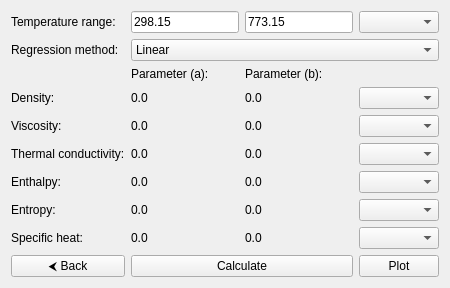
<?xml version="1.0" encoding="UTF-8"?>
<ui version="4.0">
    <class>RegressionOutputPage</class>
    <widget class="QWidget" name="RegressionOutputPage">
        <layout class="QGridLayout" name="gridLayout">
            <!-- Row 0 -->
            <item row="0" column="0">
                <widget class="QLabel" name="temperatureLabel">
                    <property name="text">
                        <string>Temperature range:</string>
                    </property>
                </widget>
            </item>
            <item row="0" column="1">
                <widget class="QLineEdit" name="minTemperatureEditLine">
                    <property name="text">
                        <string>298.15</string>
                    </property>
                </widget>
            </item>
            <item row="0" column="2">
                <widget class="QLineEdit" name="maxTemperatureEditLine">
                    <property name="text">
                        <string>773.15</string>
                    </property>
                </widget>
            </item>
            <item row="0" column="3">
                <widget class="QComboBox" name="temperatureComboBox">
                </widget>
            </item>

            <!-- Row 1 -->
            <item row="1" column="0">
                <widget class="QLabel" name="regressionMethodLabel">
                    <property name="text">
                        <string>Regression method:</string>
                    </property>
                </widget>
            </item>
            <item row="1" column="1" colspan="3">
                <widget class="QComboBox" name="regressionComboBox">
                    <item>
                        <property name="text">
                            <string>Linear</string>
                        </property>
                    </item>
                    <item>
                        <property name="text">
                            <string>Power Law</string>
                        </property>
                    </item>
                </widget>
            </item>

            <!-- Row 2 -->
            <item row="2" column="0">
                <widget class="QLabel" name="mathLabel">
                </widget>
            </item>
            <item row="2" column="1">
                <widget class="QLabel" name="aLabel">
                    <property name="text">
                        <string>Parameter (a):</string>
                    </property>
                </widget>
            </item>
            <item row="2" column="2">
                <widget class="QLabel" name="bLabel">
                    <property name="text">
                        <string>Parameter (b):</string>
                    </property>
                </widget>
            </item>

            <!-- Row 3 -->
            <item row="3" column="0">
                <widget class="QLabel" name="rhoNameLabel">
                    <property name="text">
                        <string>Density:</string>
                    </property>
                </widget>
            </item>
            <item row="3" column="1">
                <widget class="QLabel" name="rhoALabel">
                    <property name="text">
                        <string>0.0</string>
                    </property>
                </widget>
            </item>
            <item row="3" column="2">
                <widget class="QLabel" name="rhoBLabel">
                    <property name="text">
                        <string>0.0</string>
                    </property>
                </widget>
            </item>
            <item row="3" column="3">
                <widget class="QComboBox" name="rhoComboBox">
                </widget>
            </item>

            <!-- Row 4 -->
            <item row="4" column="0">
                <widget class="QLabel" name="muNameLabel">
                    <property name="text">
                        <string>Viscosity:</string>
                    </property>
                </widget>
            </item>
            <item row="4" column="1">
                <widget class="QLabel" name="muALabel">
                    <property name="text">
                        <string>0.0</string>
                    </property>
                </widget>
            </item>
            <item row="4" column="2">
                <widget class="QLabel" name="muBLabel">
                    <property name="text">
                        <string>0.0</string>
                    </property>
                </widget>
            </item>
            <item row="4" column="3">
                <widget class="QComboBox" name="muComboBox">
                </widget>
            </item>


            <!-- Row 5 -->
            <item row="5" column="0">
                <widget class="QLabel" name="condNameLabel">
                    <property name="text">
                        <string>Thermal conductivity:</string>
                    </property>
                </widget>
            </item>
            <item row="5" column="1">
                <widget class="QLabel" name="condALabel">
                    <property name="text">
                        <string>0.0</string>
                    </property>
                </widget>
            </item>
            <item row="5" column="2">
                <widget class="QLabel" name="condBLabel">
                    <property name="text">
                        <string>0.0</string>
                    </property>
                </widget>
            </item>
            <item row="5" column="3">
                <widget class="QComboBox" name="condComboBox">
                </widget>
            </item>

            <!-- Row 6 -->
            <item row="6" column="0">
                <widget class="QLabel" name="hNameLabel">
                    <property name="text">
                        <string>Enthalpy:</string>
                    </property>
                </widget>
            </item>
            <item row="6" column="1">
                <widget class="QLabel" name="hALabel">
                    <property name="text">
                        <string>0.0</string>
                    </property>
                </widget>
            </item>
            <item row="6" column="2">
                <widget class="QLabel" name="hBLabel">
                    <property name="text">
                        <string>0.0</string>
                    </property>
                </widget>
            </item>
            <item row="6" column="3">
                <widget class="QComboBox" name="hComboBox">
                </widget>
            </item>

            <!-- Row 7 -->
            <item row="7" column="0">
                <widget class="QLabel" name="sNameLabel">
                    <property name="text">
                        <string>Entropy:</string>
                    </property>
                </widget>
            </item>
            <item row="7" column="1">
                <widget class="QLabel" name="sALabel">
                    <property name="text">
                        <string>0.0</string>
                    </property>
                </widget>
            </item>
            <item row="7" column="2">
                <widget class="QLabel" name="sBLabel">
                    <property name="text">
                        <string>0.0</string>
                    </property>
                </widget>
            </item>
            <item row="7" column="3">
                <widget class="QComboBox" name="sComboBox">
                </widget>
            </item>


            <!-- Row 8 -->
            <item row="8" column="0">
                <widget class="QLabel" name="cpNameLabel">
                    <property name="text">
                        <string>Specific heat:</string>
                    </property>
                </widget>
            </item>
            <item row="8" column="1">
                <widget class="QLabel" name="cpALabel">
                    <property name="text">
                        <string>0.0</string>
                    </property>
                </widget>
            </item>
            <item row="8" column="2">
                <widget class="QLabel" name="cpBLabel">
                    <property name="text">
                        <string>0.0</string>
                    </property>
                </widget>
            </item>
            <item row="8" column="3">
                <widget class="QComboBox" name="cpComboBox">
                </widget>
            </item>


            <!-- Row 9 -->
            <item row="9" column="0">
                <widget class="QPushButton" name="backButton">
                    <property name="text">
                        <string>&#x2B9C; Back</string>
                    </property>
                    <property name="toolTip">
                        <string>Go back to calculation input page</string>
                    </property>
                </widget>
            </item>
            <item row="9" column="1" colspan="2">
                <widget class="QPushButton" name="calculateButton">
                    <property name="text">
                        <string>Calculate</string>
                    </property>
                    <property name="toolTip">
                        <string>Calculate regression</string>
                    </property>
                </widget>
            </item>
            <item row="9" column="3">
                <widget class="QPushButton" name="plotButton">
                    <property name="text">
                        <string>Plot</string>
                    </property>
                    <property name="toolTip">
                        <string>Plot data</string>
                    </property>
                </widget>
            </item>
        </layout>
    </widget>
</ui>
